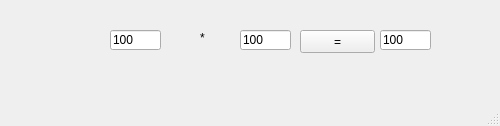
<?xml version="1.0" encoding="UTF-8"?>
<ui version="4.0">
 <class>MainWindow</class>
 <widget class="QMainWindow" name="MainWindow">
  <property name="geometry">
   <rect>
    <x>0</x>
    <y>0</y>
    <width>500</width>
    <height>126</height>
   </rect>
  </property>
  <property name="windowTitle">
   <string>MainWindow</string>
  </property>
  <widget class="QWidget" name="centralwidget">
   <widget class="QLabel" name="lbl">
    <property name="geometry">
     <rect>
      <x>200</x>
      <y>30</y>
      <width>21</width>
      <height>16</height>
     </rect>
    </property>
    <property name="text">
     <string>*</string>
    </property>
   </widget>
   <widget class="QPushButton" name="pb">
    <property name="geometry">
     <rect>
      <x>300</x>
      <y>30</y>
      <width>75</width>
      <height>23</height>
     </rect>
    </property>
    <property name="text">
     <string>=</string>
    </property>
   </widget>
   <widget class="QLineEdit" name="le1">
    <property name="geometry">
     <rect>
      <x>110</x>
      <y>30</y>
      <width>51</width>
      <height>20</height>
     </rect>
    </property>
    <property name="text">
     <string>100</string>
    </property>
   </widget>
   <widget class="QLineEdit" name="le2">
    <property name="geometry">
     <rect>
      <x>240</x>
      <y>30</y>
      <width>51</width>
      <height>20</height>
     </rect>
    </property>
    <property name="text">
     <string>100</string>
    </property>
   </widget>
   <widget class="QLineEdit" name="le3">
    <property name="geometry">
     <rect>
      <x>380</x>
      <y>30</y>
      <width>51</width>
      <height>20</height>
     </rect>
    </property>
    <property name="text">
     <string>100</string>
    </property>
   </widget>
  </widget>
  <widget class="QMenuBar" name="menubar">
   <property name="geometry">
    <rect>
     <x>0</x>
     <y>0</y>
     <width>500</width>
     <height>21</height>
    </rect>
   </property>
  </widget>
  <widget class="QStatusBar" name="statusbar"/>
 </widget>
 <resources/>
 <connections/>
</ui>
